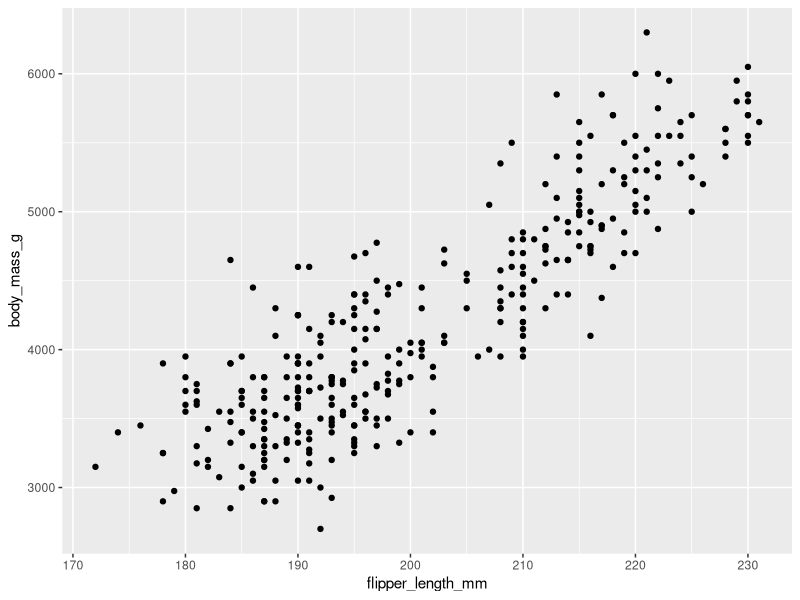
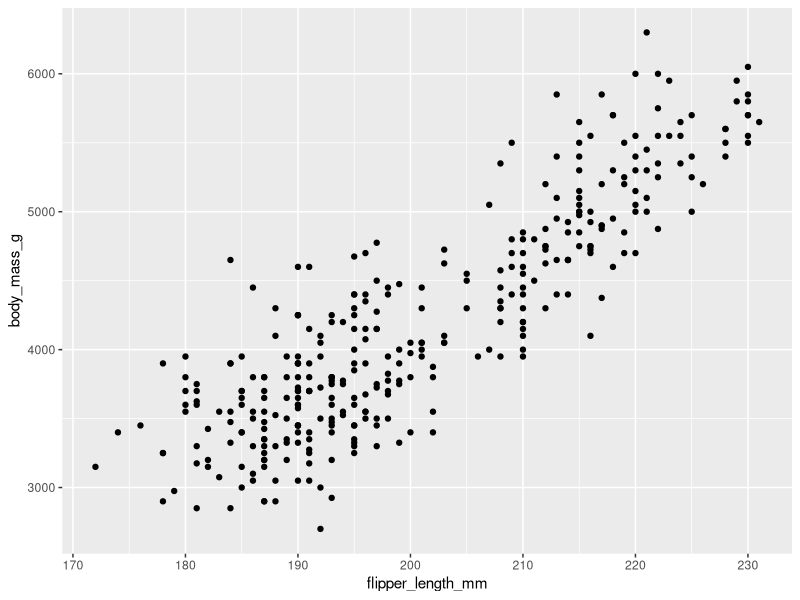
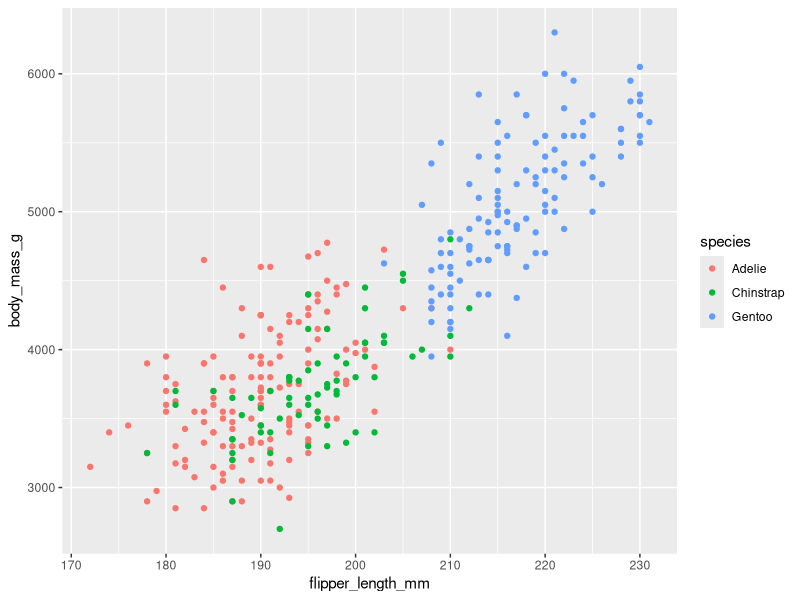
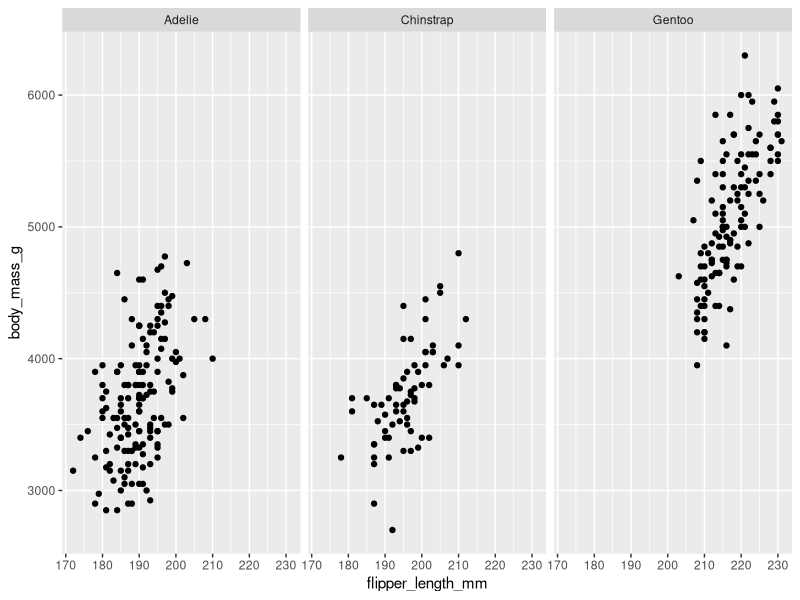

These charts were generated, in order, by the following R code:
## ---- chunk 1
install.packages("palmerpenguins", repos = "https://cloud.r-project.org")

library(ggplot2)
library(palmerpenguins)
data(package = 'palmerpenguins')
head(penguins)
## ---- chunk 2
ggplot(penguins, aes(x = flipper_length_mm, y = body_mass_g)) +
  geom_point()
## ---- chunk 3
ggplot(data = penguins, 
    aes(
      x = flipper_length_mm, 
      y = body_mass_g 
      )) + 
geom_point()
## ---- chunk 4
ggplot(data = penguins,
       aes(x = flipper_length_mm,
           y = body_mass_g,
           color = species)) +
  geom_point()
## ---- chunk 5
ggplot(data = penguins,
       aes(x = flipper_length_mm,
           y = body_mass_g)) +
  geom_point() +
  facet_wrap(~ species)
